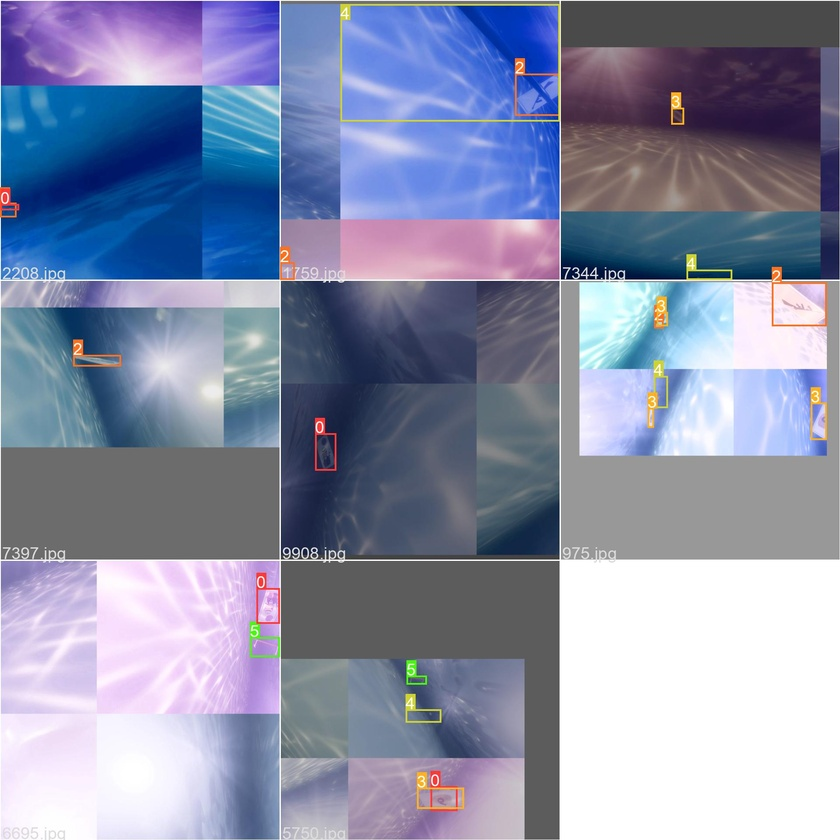
#> input picture haller/haller_net-05-06-22-21-46/train_batch0.jpg, 840 x 840 px, shrunk from 1920 x 1920 before the run
$ python -i gate_preprocess.py   (imports and definitions only)
#> lines starting #> are read from the running program, lines starting #| are printed output that depends on the picture
#> further down, picture is the input picture: shape (840, 840, 3); mean B, G, R 169.7, 143.5, 136.7
import cv2 as cv
import os
import numpy as np
from mss import mss
from PIL import Image
from color_correction import color_corr


def smoothing(frame):
    avg_blurr = cv.blur(frame, (5, 5))
    gaus_blurr = cv.GaussianBlur(avg_blurr, (5, 5), 0)
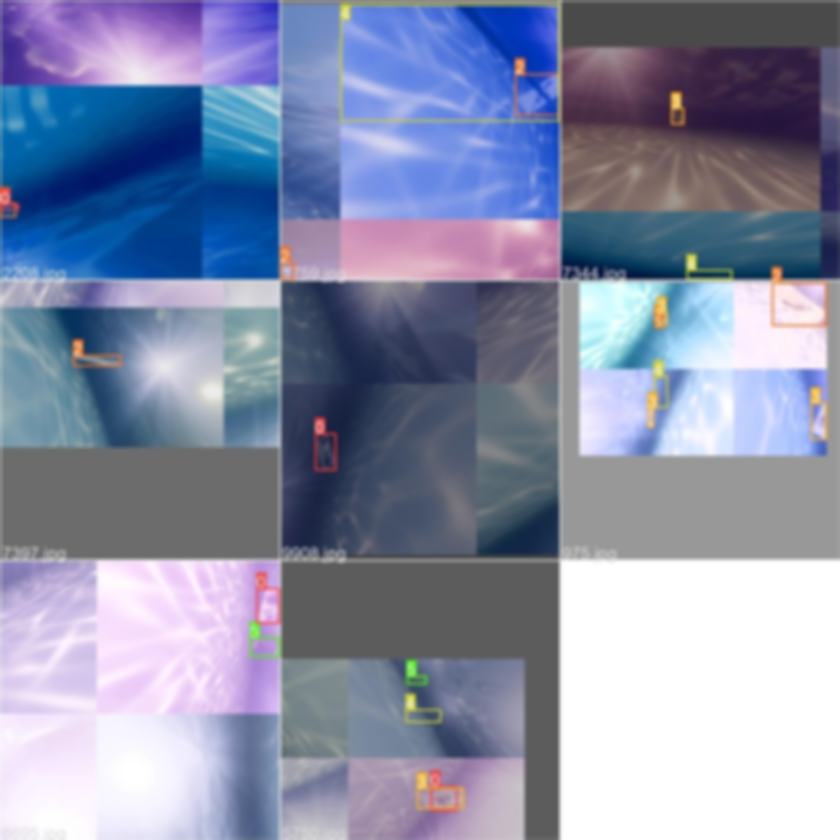
#> gaus_blurr: shape (840, 840, 3); mean B, G, R 169.6, 143.3, 136.5
    med_blurr = cv.medianBlur(gaus_blurr, 9)

    return med_blurr


# From https://stackoverflow.com/questions/46390779/automatic-white-balancing-with-grayworld-assumption/46391574
def white_balance(LAB_frame):
    result = cv.cvtColor(LAB_frame, cv.COLOR_BGR2LAB)
    avg_a = np.average(result[:, :, 1])
    avg_b = np.average(result[:, :, 2])
    result[:, :, 1] = result[:, :, 1] - ((avg_a - 128) * (result[:, :, 0] / 255.0) * 1.1)
    result[:, :, 2] = result[:, :, 2] - ((avg_b - 128) * (result[:, :, 0] / 255.0) * 1.1)

    return result

"""
# Return orange mask - NEED TUNING
def orange_mask(LAB_frame):
    lower_bound = np.array([0, 128, 126])
    upper_bound = np.array([255, 255, 255])
    orange_mask_frame = cv.inRange(LAB_frame, lower_bound, upper_bound)
    return orange_mask_frame
"""

def mask_morph(mask):
    kernel = np.ones((5, 5), np.uint8)
    opening = cv.morphologyEx(mask, cv.MORPH_OPEN, kernel)
    closing = cv.morphologyEx(opening, cv.MORPH_CLOSE, kernel)
    dilation = cv.dilate(closing, kernel, iterations=1)
    return dilation


def gate_preprocessing(frame, lower_bound, upper_bound):
    #ref = cv.imread('ref_imgs/ref_img3.png')
    #frame_color_corr = color_corr(frame, ref)
    frame = smoothing(frame)
    # White balance and transform from RGB -> LAB
    white_bal_LAB = white_balance(frame)

    orange_mask_frame = cv.inRange(white_bal_LAB, lower_bound, upper_bound)
    orange_mask_morph = mask_morph(orange_mask_frame)

    # convert binary img to BGR just to show with BGR in one window
    orange_maks_in_rgb = cv.cvtColor(orange_mask_morph, cv.COLOR_GRAY2BGR)
    # convert back LAB img into BGR
    converted_BGR = cv.cvtColor(white_bal_LAB, cv.COLOR_LAB2BGR)

    return orange_mask_morph, orange_maks_in_rgb, converted_BGR

>>> import cv2
>>> picture = cv2.imread('haller/haller_net-05-06-22-21-46/train_batch0.jpg')
>>> result = smoothing(picture)

$ run again, on haller/haller_net-05-06-22-21-46/train_batch1.jpg
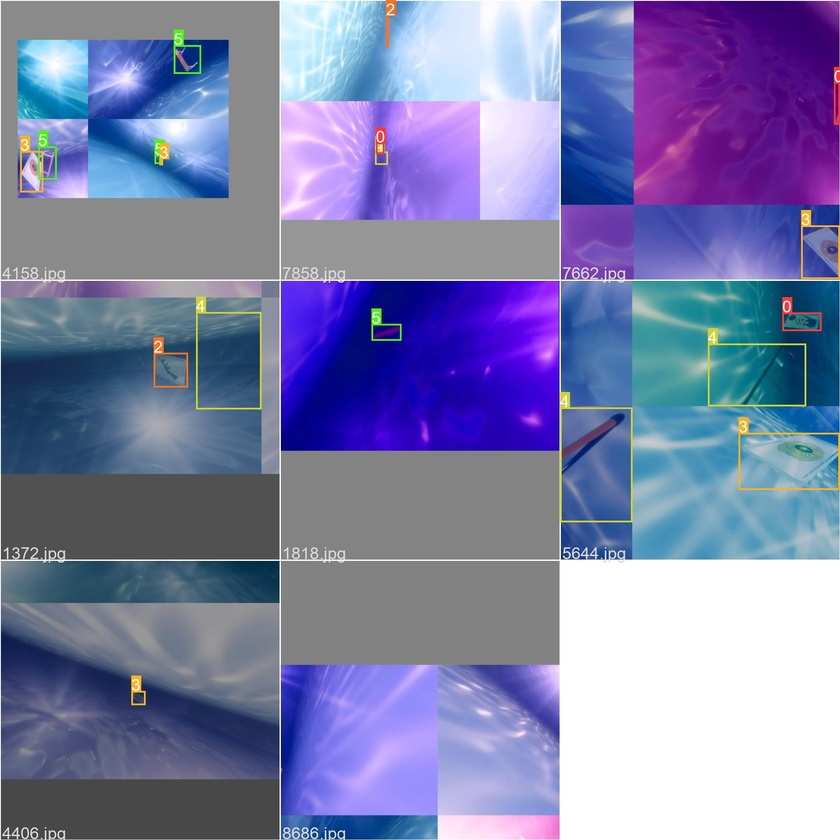
#> input picture haller/haller_net-05-06-22-21-46/train_batch1.jpg, 840 x 840 px, shrunk from 1920 x 1920 before the run
#> picture is the input picture: shape (840, 840, 3); mean B, G, R 171.1, 127.8, 124.6
#> in smoothing, `gaus_blurr = cv.GaussianBlur(avg_blurr, (5, 5), 0)`:
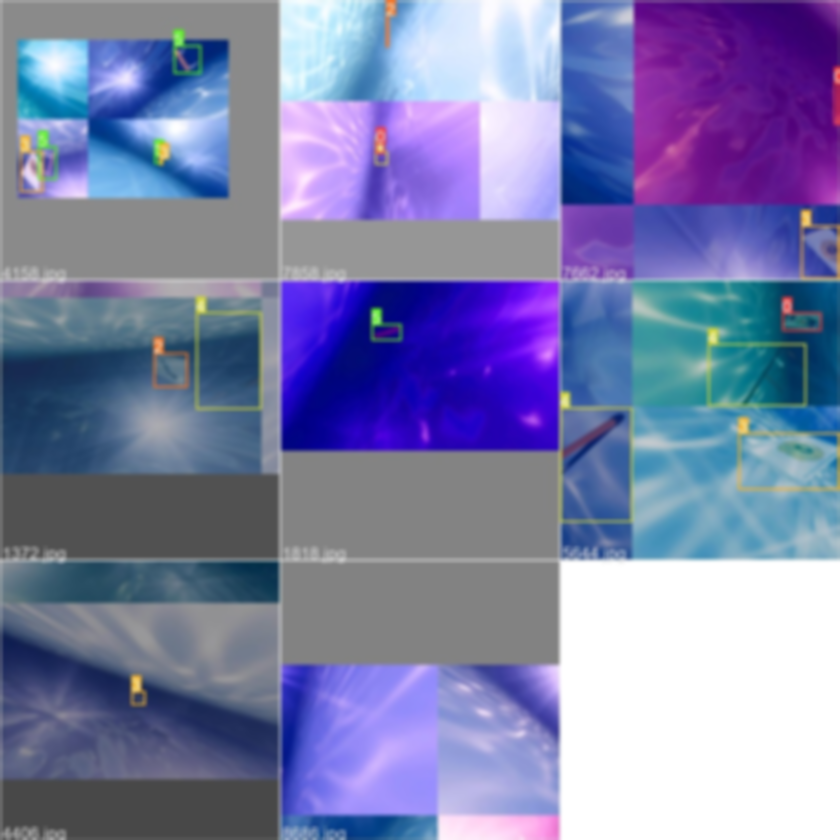
#> gaus_blurr: shape (840, 840, 3); mean B, G, R 170.9, 127.6, 124.5

$ run again, on haller/haller_net-05-06-22-21-46/train_batch2.jpg
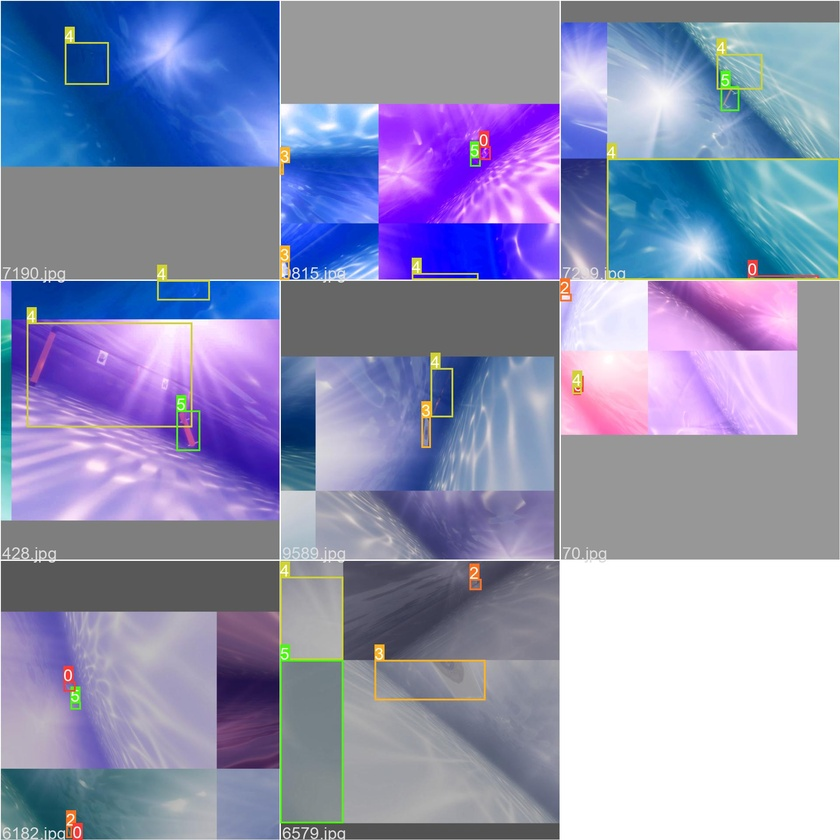
#> input picture haller/haller_net-05-06-22-21-46/train_batch2.jpg, 840 x 840 px, shrunk from 1920 x 1920 before the run
#> picture is the input picture: shape (840, 840, 3); mean B, G, R 181.8, 145.7, 142.5
#> in smoothing, `gaus_blurr = cv.GaussianBlur(avg_blurr, (5, 5), 0)`:
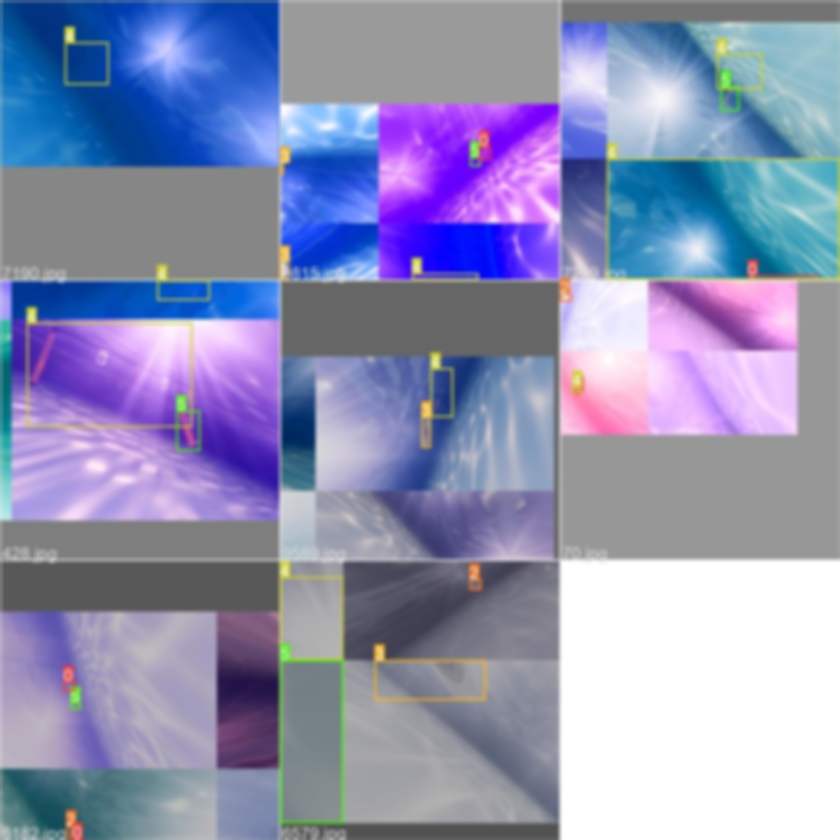
#> gaus_blurr: shape (840, 840, 3); mean B, G, R 181.7, 145.6, 142.4
